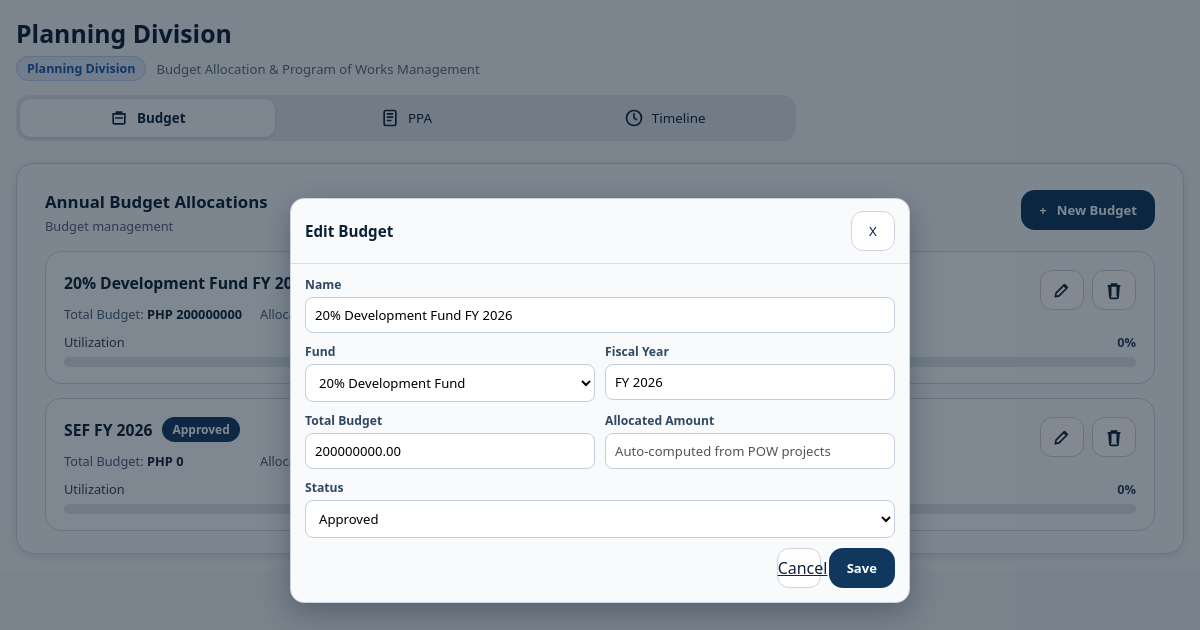
/planning-division/dashboard/?tab=budget&edit_budget=1 (signed in), run on the app's committed database.
### main/models.py (models this page shows, shortened)
class PlanningBudget(models.Model):
    FUND_20_DEV = "20-development-fund"
    FUND_SEF = "sef-fund"
    FUND_CHOICES = [
        (FUND_20_DEV, "20% Development Fund"),
        (FUND_SEF, "SEF"),
    ]
    STATUS_APPROVED = "approved"
    STATUS_FOR_REVIEW = "for_review"
    STATUS_CHOICES = [
        (STATUS_APPROVED, "Approved"),
        (STATUS_FOR_REVIEW, "For Review"),
    ]
    name = models.CharField(max_length=255)
    fund = models.CharField(max_length=40, choices=FUND_CHOICES, default=FUND_20_DEV)
    total_budget = models.DecimalField(max_digits=14, decimal_places=2, default=0)
    allocated_amount = models.DecimalField(max_digits=14, decimal_places=2, default=0)
    status = models.CharField(max_length=20, choices=STATUS_CHOICES, default=STATUS_APPROVED)
    fiscal_year = models.CharField(max_length=20, default="FY 2026")
    created_at = models.DateTimeField(auto_now_add=True)
    class Meta:
        ordering = ["id"]
    @property
    def allocated_value(self):
        return getattr(self, "computed_allocated", self.allocated_amount or 0)
    @property
    def remaining_amount(self):
        return (self.total_budget or 0) - self.allocated_value
    @property
    def utilization_percent(self):
        if not self.total_budget:
            return 0
        try:
            return max(0, min(100, (self.allocated_value / self.total_budget) * 100))
        except Exception:
            return 0

### main/views.py (the view, shortened to what this page needs)
# urls.py: path("planning-division/dashboard/", views.planning_div_dashboard, name="planning_div_dashboard"),
@login_required
@xframe_options_sameorigin
def planning_div_dashboard(request):
    active_tab = request.GET.get("tab", "budget")
    if active_tab not in {"budget", "ppa", "timeline"}:
        active_tab = "budget"
    selected_fund = request.GET.get("fund", "").strip()
    if not _table_exists(PlanningBudget) or not _table_exists(PlanningProject):
        context = _planning_fallback_context(active_tab=active_tab, selected_fund=selected_fund)
        return render(request, "Planning Division/planning_Div.html", context)
    budgets = list(PlanningBudget.objects.all())
    projects = PlanningProject.objects.all()
    show_budget_modal = False
    editing_budget = None
    show_project_modal = False
    project_form = PlanningProjectForm(initial={"fund": selected_fund or PlanningBudget.FUND_20_DEV})
    edit_budget_id = request.GET.get("edit_budget")
    if edit_budget_id:
        editing_budget = PlanningBudget.objects.filter(id=edit_budget_id).first()
        if editing_budget:
            show_budget_modal = True
    ppa_search = request.GET.get("q", "").strip()
    ppa_status = request.GET.get("status", "").strip()
    ppa_fund = request.GET.get("fund_filter", selected_fund).strip()
    if request.method == "POST":
        action = request.POST.get("action", "").strip()
        if action == "delete_budget":
            delete_id = request.POST.get("delete_id")
            if delete_id:
                PlanningBudget.objects.filter(id=delete_id).delete()
            return redirect(f"{request.path}?tab=budget")
        if action == "create_budget":
            budget_form = PlanningBudgetForm(request.POST)
            show_budget_modal = True
            editing_budget = None
            if budget_form.is_valid():
                budget_form.save()
                return redirect(f"{request.path}?tab=budget")
        elif action == "update_budget":
            budget_id = request.POST.get("budget_id")
            editing_budget = PlanningBudget.objects.filter(id=budget_id).first()
            budget_form = PlanningBudgetForm(request.POST, instance=editing_budget)
            show_budget_modal = True
            if budget_form.is_valid():
                budget_form.save()
                return redirect(f"{request.path}?tab=budget")
        elif action == "create_project":
            project_form = PlanningProjectForm(request.POST)
            show_project_modal = True
            if project_form.is_valid():
                project = project_form.save()
                return redirect(
                    f"{request.path}?tab=ppa&fund={project.fund}"
                )
            budget_form = PlanningBudgetForm(instance=editing_budget) if editing_budget else PlanningBudgetForm()
        elif action == "delete_project":
            project_id = request.POST.get("project_id")
            if project_id:
                PlanningProject.objects.filter(id=project_id).delete()
            return redirect(f"{request.path}?tab=ppa&fund={selected_fund or ''}")
        else:
            budget_form = PlanningBudgetForm(instance=editing_budget) if editing_budget else PlanningBudgetForm()
    else:
        budget_form = PlanningBudgetForm(instance=editing_budget) if editing_budget else PlanningBudgetForm()
    project_totals = {key: Decimal("0") for key, _ in PlanningBudget.FUND_CHOICES}
    for project in projects:
        project_totals[project.fund] = project_totals.get(project.fund, Decimal("0")) + (project.budget_amount or 0)
    for budget in budgets:
        budget.computed_allocated = project_totals.get(budget.fund, Decimal("0"))
    total_allocated = sum((b.allocated_value for b in budgets), Decimal("0"))
    total_remaining = sum((b.remaining_amount for b in budgets), Decimal("0"))
    ppa_projects = projects
    if ppa_search:
        ppa_projects = ppa_projects.filter(project_title__icontains=ppa_search)
    if ppa_status:
        ppa_projects = ppa_projects.filter(status=ppa_status)
    if ppa_fund:
        ppa_projects = ppa_projects.filter(fund=ppa_fund)
    ppa_total = projects.count()
    ppa_approved = projects.filter(status=PlanningProject.STATUS_APPROVED).count()
    ppa_for_review = projects.filter(status=PlanningProject.STATUS_FOR_REVIEW).count()
    ppa_total_cost = sum((p.budget_amount for p in projects), Decimal("0"))
    context = {
        "active_tab": active_tab,
        "selected_fund": selected_fund,
        "budgets": budgets,
        "budget_form": budget_form,
        "show_budget_modal": show_budget_modal,
        "editing_budget": editing_budget,
        "project_form": project_form,
        "show_project_modal": show_project_modal,
        "ppa_projects": ppa_projects,
        "ppa_search": ppa_search,
        "ppa_status": ppa_status,
        "ppa_fund": ppa_fund,
        "ppa_total": ppa_total,
        "ppa_approved": ppa_approved,
        "ppa_for_review": ppa_for_review,
        "ppa_total_cost": ppa_total_cost,
        "project_status_choices": PlanningProject.STATUS_CHOICES,
        "fund_choices": PlanningBudget.FUND_CHOICES,
        "total_budgets": len(budgets),
        "total_allocated": total_allocated,
        "total_remaining": total_remaining,
    }
    return render(request, "Planning Division/planning_Div.html", context)

### main/forms.py (shortened to what this page needs)
class PlanningBudgetForm(forms.ModelForm):
    class Meta:
        model = PlanningBudget
        fields = ["name", "fund", "fiscal_year", "total_budget", "status"]
        widgets = {
            "name": forms.TextInput(attrs={"placeholder": "e.g., 20% Development Fund FY 2026"}),
            "fund": forms.Select(),
            "fiscal_year": forms.TextInput(attrs={"placeholder": "e.g., FY 2026"}),
            "total_budget": forms.NumberInput(attrs={"step": "0.01", "min": "0"}),
            "status": forms.Select(),
        }

class PlanningProjectForm(forms.ModelForm):
    class Meta:
        model = PlanningProject
        fields = ["project_title", "fund", "budget_amount", "status"]
        widgets = {
            "project_title": forms.TextInput(attrs={"placeholder": "e.g., Road Improvement Program"}),
            "fund": forms.Select(),
            "budget_amount": forms.NumberInput(attrs={"step": "0.01", "min": "0"}),
            "status": forms.Select(),
        }

### main/views.py (called while the page is built)
def _table_exists(model):
    table_name = model._meta.db_table
    try:
        return table_name in connection.introspection.table_names()
    except Exception:
        return False

### main/templates/Planning Division/planning_Div.html (shortened to what this page needs)
{% load static %}
<!DOCTYPE html>
<html lang="en">
<head>
    <link rel="stylesheet" href="{% static 'CSS/styles.css' %}">
</head>
<body{% if request.GET.embedded %} class="embedded-maintenance-view"{% endif %}>
    <div class="layout">
        <div class="content">
            <main class="main">
                <div class="title-wrap">
                    <h2>Planning Division</h2>
                    <div class="title-sub">
                        <span class="division-chip">Planning Division</span>
                        <span>Budget Allocation &amp; Program of Works Management</span>
                    </div>
                </div>
                <section class="section-tabs">
                    <a class="section-tab {% if active_tab == 'budget' %}active{% endif %}" href="{% url 'planning_div_dashboard' %}?tab=budget">
                        <svg viewBox="0 0 24 24" fill="none"><path d="M5 7h14v10a2 2 0 0 1-2 2H7a2 2 0 0 1-2-2V7Z" stroke="currentColor" stroke-width="2"/><path d="M9 7V5h6v2M8 12h8" stroke="currentColor" stroke-width="2" stroke-linecap="round"/></svg>
                        Budget
                    </a>
                    <a class="section-tab {% if active_tab == 'ppa' %}active{% endif %}" href="{% url 'planning_div_dashboard' %}?tab=ppa{% if selected_fund %}&fund={{ selected_fund }}{% endif %}">
                        <svg viewBox="0 0 24 24" fill="none"><rect x="5" y="3" width="14" height="18" rx="2" stroke="currentColor" stroke-width="2"/><path d="M9 7h6M9 11h6M9 15h4" stroke="currentColor" stroke-width="2" stroke-linecap="round"/></svg>
                        PPA
                    </a>
                    <a class="section-tab {% if active_tab == 'timeline' %}active{% endif %}" href="{% url 'planning_div_dashboard' %}?tab=timeline">
                        <svg viewBox="0 0 24 24" fill="none"><circle cx="12" cy="12" r="9" stroke="currentColor" stroke-width="2"/><path d="M12 7v5l3 2" stroke="currentColor" stroke-width="2" stroke-linecap="round"/></svg>
                        Timeline
                    </a>
                </section>
                {% if active_tab == "budget" %}
                <section class="budget-panel">
                    <div class="panel-head">
                        <div>
                            <h3>Annual Budget Allocations</h3>
                            <p>Budget management</p>
                        </div>
                        <button class="new-budget" type="button" id="openBudgetModal">
                            <span>+</span>
                            <span>New Budget</span>
                        </button>
                    </div>
                    {% for budget in budgets %}
                    <article class="budget-item">
                        <div class="item-top">
                            <div>
                                <div class="title-line">
                                    <h4><a href="{% url 'planning_div_dashboard' %}?tab=ppa&fund={{ budget.fund }}">{{ budget.name }}</a></h4>
                                    <span class="status">{{ budget.get_status_display }}</span>
                                </div>
                                <div class="meta">
                                    <div>Total Budget: <strong>PHP {{ budget.total_budget|floatformat:0 }}</strong></div>
                                    <div>Allocated: <strong>PHP {{ budget.allocated_value|floatformat:0 }}</strong></div>
                                    <div>Remaining: <strong class="ok">PHP {{ budget.remaining_amount|floatformat:0 }}</strong></div>
                                </div>
                            </div>
                            <div class="icon-actions">
                                <a class="icon-btn" href="{% url 'planning_div_dashboard' %}?tab=budget&edit_budget={{ budget.id }}" aria-label="Edit">
                                    <svg viewBox="0 0 24 24" fill="none"><path d="m4 20 4.5-1 10-10-3.5-3.5-10 10L4 20Z" stroke="currentColor" stroke-width="2" stroke-linejoin="round"/><path d="m13.5 6 3.5 3.5" stroke="currentColor" stroke-width="2"/></svg>
                                </a>
                                <form method="post">
                                    <button class="icon-btn" type="submit" aria-label="Delete">
                                        <svg viewBox="0 0 24 24" fill="none"><path d="M5 7h14M9 7V5h6v2M8 7v12m8-12v12M6 7l1 13a2 2 0 0 0 2 2h6a2 2 0 0 0 2-2l1-13" stroke="currentColor" stroke-width="2" stroke-linecap="round"/></svg>
                                    </button>
                                </form>
                            </div>
                        </div>
                        <div class="util-row">
                            <span>Utilization</span>
                            <strong>{{ budget.utilization_percent|floatformat:0 }}%</strong>
                        </div>
                    </article>
                    {% empty %}
                    <article class="budget-item">
                        <div class="meta">No budget records yet.</div>
                    </article>
                    {% endfor %}
                </section>
                {% endif %}
            </main>
        </div>
    </div>
    <div class="modal {% if show_budget_modal %}show{% endif %}" id="budgetModal">
        <div class="modal-card">
            <div class="modal-head">
                <h3>{% if editing_budget %}Edit Budget{% else %}New Budget{% endif %}</h3>
                <button class="icon-btn" type="button" id="closeBudgetModal" aria-label="Close">X</button>
            </div>
            <div class="modal-body">
                <form method="post">
                    <div class="budget-form-grid">
                        <div class="form-field full"><label>Name</label>{{ budget_form.name }}</div>
                        <div class="form-field"><label>Fund</label>{{ budget_form.fund }}</div>
                        <div class="form-field"><label>Fiscal Year</label>{{ budget_form.fiscal_year }}</div>
                        <div class="form-field"><label>Total Budget</label>{{ budget_form.total_budget }}</div>
                        <div class="form-field"><label>Allocated Amount</label><input type="text" value="Auto-computed from POW projects" disabled></div>
                        <div class="form-field full"><label>Status</label>{{ budget_form.status }}</div>
                    </div>
                    <div class="modal-actions">
                        <a class="icon-btn" href="{% url 'planning_div_dashboard' %}?tab=budget" aria-label="Cancel">Cancel</a>
                        <button class="new-budget" type="submit">{% if editing_budget %}Save{% else %}Create Budget{% endif %}</button>
                    </div>
                </form>
            </div>
        </div>
    </div>
</body>
</html>

### data on the page
PlanningBudget: name "20% Development Fund FY 2026", total_budget "200000000", utilization_percent "0", fund "20% Development Fund", fiscal_year "FY 2026", total_budget "200000000.00", status "Approved"
PlanningBudget: name "SEF FY 2026", status "Approved", total_budget "0", utilization_percent "0"
